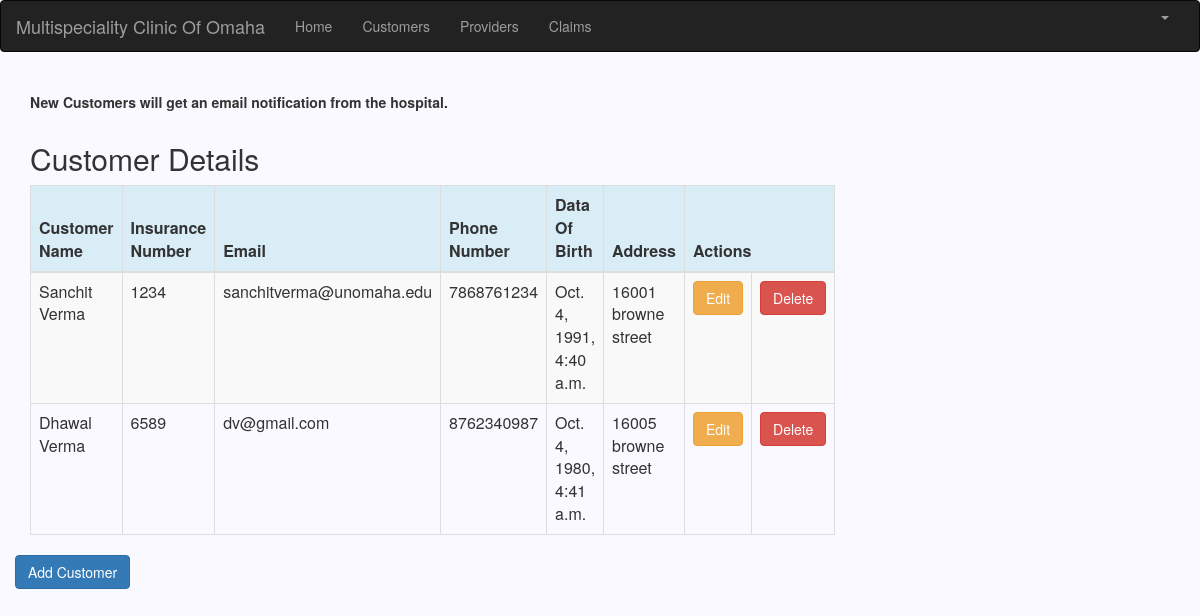
Before: /customer_list (signed in) with the older database file.
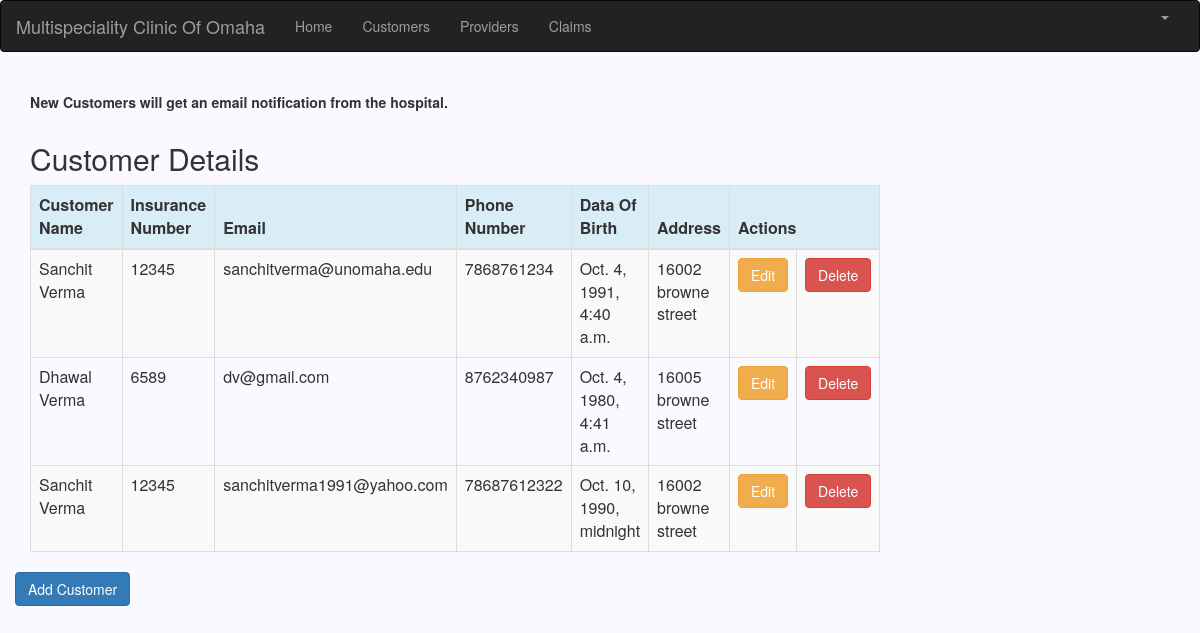
After: the same page with the newer database file.
### blog/models.py (models this page shows, shortened)
class Customers(models.Model):
    cust_name = models.CharField(max_length=50)
    insurance_number = models.CharField(max_length=6, blank=False, null=False)
    email = models.EmailField(max_length=100)
    phone_number = models.CharField(max_length=50)
    dob = models.DateTimeField(null=False)
    address = models.CharField(max_length=200)
    class Meta:
        verbose_name = "Customer"
        verbose_name_plural = "Customers"

### blog/views.py (the view)
# urls.py: path('customer_list', views.customer_list, name='customer_list'),
@login_required
def customer_list(request):
    customer = Customers.objects.all()
    return render(request, 'blog/customer_list.html', {'Customers': customer})

### blog/templates/blog/customer_list.html (shortened to what this page needs)
{% extends 'blog/base.html' %}
{% load crispy_forms_tags %}
{% block content %}
    <html>
    <head>
        <p><br><b>New Customers will get an email notification from the hospital.</b></p>
        <link rel="stylesheet" href="https://maxcdn.bootstrapcdn.com/bootstrap/3.3.4/css/bootstrap.min.css">
    </head>
    <body>
    <div class="row">
        <h2 style="padding-left: 15Px">Customer Details</h2>
    </div>
    <div>
        <table class="table table-striped table-bordered table-hover">
            <thead>
            <tr class="bg-info">
                <th>Customer Name</th>
                <th>Insurance Number</th>
                <th>Email</th>
                <th>Phone Number</th>
                <th>Data Of Birth</th>
                <th>Address</th>
                <th colspan="3">Actions</th>
            </tr>
            </thead>
            <tbody>
            {% for customer in Customers %}
                <tr>
                    <td>{{ customer.cust_name }}</td>
                    <td>{{ customer.insurance_number }}</td>
                    <td>{{ customer.email }}</td>
                    <td>{{ customer.phone_number }}</td>
                    <td>{{ customer.dob }}</td>
                    <td>{{ customer.address }}</td>
                    <td><a href="{% url 'blog:customer_edit' pk=customer.pk %}" class="btn btn-warning">Edit</a>
                    <td><a href="{% url 'blog:customer_delete' pk=customer.pk %}"
                           onclick="return confirm('Are you sure you want to delete?')"
                           class="btn btn-danger">Delete</a>
                    </td>
                </tr>
            {% endfor %}
            </tbody>
        </table>
        <div class="row">
            <a href="{% url 'blog:customer_new' %}" class="row"><span
                    class="btn btn-primary">Add Customer</span></a>
        </div>
    </div>
    </body>
    </html>
{% endblock %}

### blog/templates/blog/base.html (shortened to what this page needs)
{% load staticfiles %}
<html lang="en">
<head>
    <link rel="stylesheet" href="https://maxcdn.bootstrapcdn.com/bootstrap/3.3.7/css/bootstrap.min.css">
</head>
<body id="app-layout">
<nav class="navbar navbar-inverse">
    <div class="container-fluid">
        <div class="navbar-header">
            <a class="navbar-brand" href="/">
                Multispeciality Clinic Of Omaha
            </a>
        </div>
        <div class="collapse navbar-collapse" id="myNavbar">
            <ul class="nav navbar-nav">
                <li><a href="{% url 'blog:home' %}">Home</a></li>
                <li><a href="{% url 'blog:customer_list' %}">Customers</a></li>
               <li><a href="{% url 'blog:provider_list' %}">Providers</a></li>
                <li><a href="{% url 'blog:claim_list' %}">Claims</a></li>
            </ul>
            <ul class="nav navbar-nav navbar-right">
                {% if user.is_authenticated %}
                    <li class="dropdown">
                        <a href="#" class="dropdown-toggle" data-toggle="dropdown" role="button" aria-expanded="false">
                            <span class="caret"></span>
                        </a>
                    </li>
                {% else %}
                    <li><a href="{% url 'login' %}"><span class="glyphicon glyphicon-log-in"></span> Login</a></li>
                {% endif %}
            </ul>
        </div>
    </div>
</nav>
<div class="content container">
    <div class="row">
        <div class="col-md-8">
            {% block content %}{% endblock %}
        </div>
    </div>
</body>
</html>

### blog/templates/blog/base.html (style rules this page uses)
.navbar { margin-bottom: 20; border-radius: 20; }

### blog/templates/blog/customer_list.html (style rules this page uses)
body { background-color: #f9f9ff; }

Changed rows visible on the page:
changed Customers "sanchitverma@unomaha.edu": insurance_number "1234" → "12345"; address "16001 browne street" → "16002 browne street"
added Customers: cust_name "Sanchit Verma", insurance_number "12345", email "sanchitverma1991@yahoo.com", phone_number "78687612322", dob "Oct. 10, 1990, midnight", address "16002 browne street"
